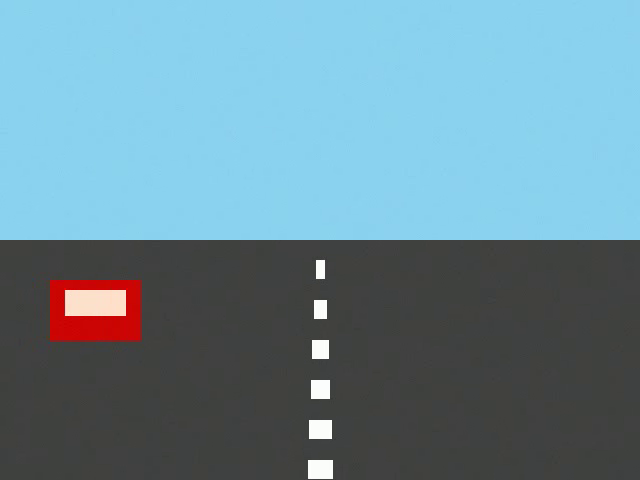
#> input picture frame 30 of Day4/input/sample_video.mp4, 640 x 480 px
$ python video_processor.py
#> lines starting #> are read from the running program, lines starting #| are printed output that depends on the picture
"""Task 4 - Video Stream Processing (RE-T1 Spectra / Rudra-Tactical)

Pipeline:
Video Input -> Frame Capture -> Frame Buffer -> OpenCV Processing ->
FPS + Latency Measurement -> Display/Save Output -> Performance Logs
"""
import argparse
import csv
import json
import os
import sys
import time
from collections import deque

import cv2

ROOT = os.path.dirname(os.path.dirname(os.path.abspath(__file__)))
W, H = 640, 480


def process_frame(frame, size=(W, H)):
    """Basic local OpenCV processing: resize early to keep FPS high."""
    return cv2.resize(frame, size, interpolation=cv2.INTER_AREA)


def run(source, output_path, log_dir, show=True, buffer_size=120, max_frames=None):
#> called with source = 'Day4/input/sample_video.mp4', output_path = 'Day4/output/processed_video.mp4', log_dir = 'Day4/output', show = True, buffer_size = 200
    cap = cv2.VideoCapture(source)
    if not cap.isOpened():
        raise RuntimeError(f"Could not open video source: {source}")

    os.makedirs(os.path.dirname(output_path) or ".", exist_ok=True)
    os.makedirs(log_dir, exist_ok=True)

    src_fps = cap.get(cv2.CAP_PROP_FPS) or 30
    writer = cv2.VideoWriter(output_path, cv2.VideoWriter_fourcc(*"mp4v"), src_fps, (W, H))
    if not writer.isOpened():
        raise RuntimeError(f"Could not open video writer: {output_path}")

    buffer = deque(maxlen=buffer_size)   # bounded frame buffer
    latencies = []
    rows = []
    drops = 0
    count = 0
    start = time.perf_counter()

    while True:
        ok, frame = cap.read()
#> frame is the input picture: shape (480, 640, 3); mean B, G, R 152.2, 138.7, 104.9
        if not ok:
            break
        t0 = time.perf_counter()

        if len(buffer) == buffer.maxlen:
            drops += 1                    # oldest frame is dropped by deque
        buffer.append(frame)

        frame = process_frame(frame)

        latency_ms = (time.perf_counter() - t0) * 1000
        latencies.append(latency_ms)
        count += 1
        elapsed = time.perf_counter() - start
        fps = count / elapsed if elapsed > 0 else 0.0
        rows.append((count, round(elapsed, 4), round(fps, 2), round(latency_ms, 3), len(buffer)))

        cv2.putText(frame, f"FPS: {fps:.1f}", (15, 30), cv2.FONT_HERSHEY_SIMPLEX, 0.8, (0, 255, 0), 2)
        cv2.putText(frame, f"Latency: {latency_ms:.1f} ms", (15, 60), cv2.FONT_HERSHEY_SIMPLEX, 0.7, (0, 255, 255), 2)
        cv2.putText(frame, f"Buffer: {len(buffer)}", (15, 90), cv2.FONT_HERSHEY_SIMPLEX, 0.7, (255, 255, 0), 2)
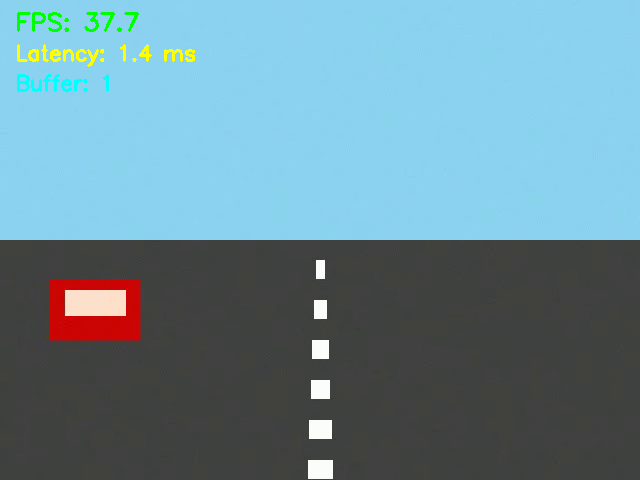
#> frame: shape (480, 640, 3); mean B, G, R 150.9, 139, 104.6

        writer.write(frame)

        if show:
            cv2.imshow("Video Stream Processing", frame)
            if cv2.waitKey(1) & 0xFF == ord("q"):
#> (key q is pressed here)
                break
        if max_frames and count >= max_frames:
            break

    total_time = time.perf_counter() - start
    cap.release()
    writer.release()
    if show:
        cv2.destroyAllWindows()

    report = {
        "total_frames": count,
        "elapsed_seconds": round(total_time, 3),
        "average_fps": round(count / total_time, 2) if total_time > 0 else 0,
        "avg_latency_ms": round(sum(latencies) / len(latencies), 3) if latencies else 0,
        "min_latency_ms": round(min(latencies), 3) if latencies else 0,
        "max_latency_ms": round(max(latencies), 3) if latencies else 0,
        "buffer_max_size": buffer_size,
        "buffer_final_size": len(buffer),
        "buffer_drops": drops,
        "output_video": output_path,
    }

    with open(os.path.join(log_dir, "performance_log.csv"), "w", newline="") as f:
        w = csv.writer(f)
        w.writerow(["frame", "elapsed_s", "fps", "latency_ms", "buffer_len"])
        w.writerows(rows)
    with open(os.path.join(log_dir, "performance_report.json"), "w") as f:
        json.dump(report, f, indent=2)

    _plot(rows, os.path.join(log_dir, "performance_graphs.png"))
    return report


def _plot(rows, path):
#> called with path = 'Day4/output/performance_graphs.png'
    try:
        import matplotlib
        matplotlib.use("Agg")
        import matplotlib.pyplot as plt
    except ImportError:
        return  # graphs are optional
    t = [r[1] for r in rows]
    fig, ax = plt.subplots(1, 2, figsize=(11, 3.5))
    ax[0].plot(t, [r[2] for r in rows], color="tab:blue")
    ax[0].set(title="FPS over time", xlabel="Time (s)", ylabel="FPS")
    ax[1].plot(t, [r[3] for r in rows], color="tab:orange")
    ax[1].set(title="Latency over time", xlabel="Time (s)", ylabel="Latency (ms)")
    fig.tight_layout()
    fig.savefig(path, dpi=120)
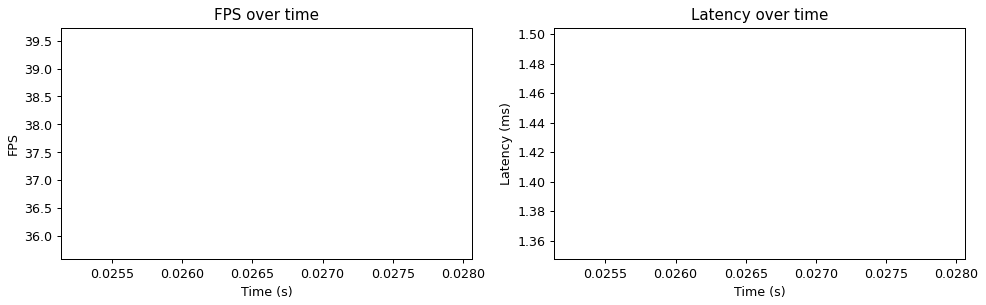
#> figure drawn by matplotlib, 2 panels
    plt.close(fig)


def main():
    ap = argparse.ArgumentParser(description="Video stream processing demo")
    ap.add_argument("--source", default=os.path.join(ROOT, "input", "sample_video.mp4"),
                    help="video file path, or 0 for webcam")
    ap.add_argument("--output", default=os.path.join(ROOT, "output", "processed_video.mp4"))
    ap.add_argument("--logs", default=os.path.join(ROOT, "output"))
    ap.add_argument("--no-display", action="store_true", help="run headless (no window)")
    ap.add_argument("--buffer", type=int, default=200)
    a = ap.parse_args()

    source = int(a.source) if str(a.source).isdigit() else a.source
    if isinstance(source, str) and not os.path.exists(source):
        print(f"Input not found: {source}\nGenerating synthetic sample video...")
        from generate_sample_video import generate
        generate(source)

    r = run(source, a.output, a.logs, show=not a.no_display, buffer_size=a.buffer)
    print("Processed frames:", r["total_frames"])
    print(f"Average FPS: {r['average_fps']}")
    print(f"Latency avg/min/max: {r['avg_latency_ms']} / {r['min_latency_ms']} / {r['max_latency_ms']} ms")
    print("Buffer drops:", r["buffer_drops"])
    print("Output:", r["output_video"])


if __name__ == "__main__":
    sys.path.insert(0, os.path.dirname(os.path.abspath(__file__)))
    main()

$ run again, starting later in the video
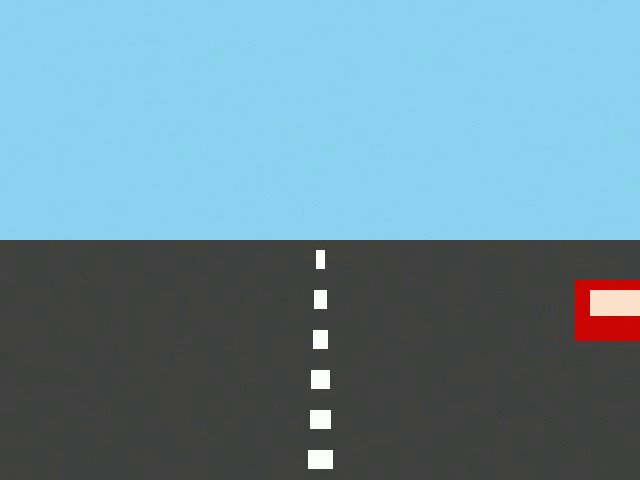
#> input picture frame 135 of Day4/input/sample_video.mp4, 640 x 480 px
#> in run, frame is the input picture: shape (480, 640, 3); mean B, G, R 152.3, 138.7, 104.1
#> in run, `cv2.putText(frame, f"Buffer: {len(buffer)}", (15, 90), cv2.FONT_HERSHE..`:
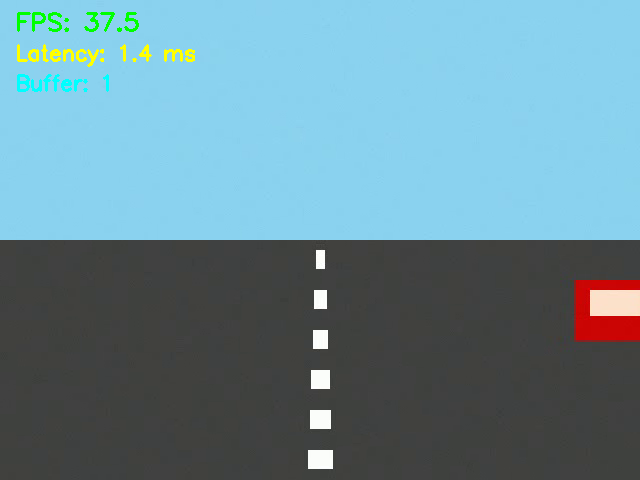
#> frame: shape (480, 640, 3); mean B, G, R 150.9, 139.1, 103.8
#> in _plot, `fig.savefig(path, dpi=120)`:
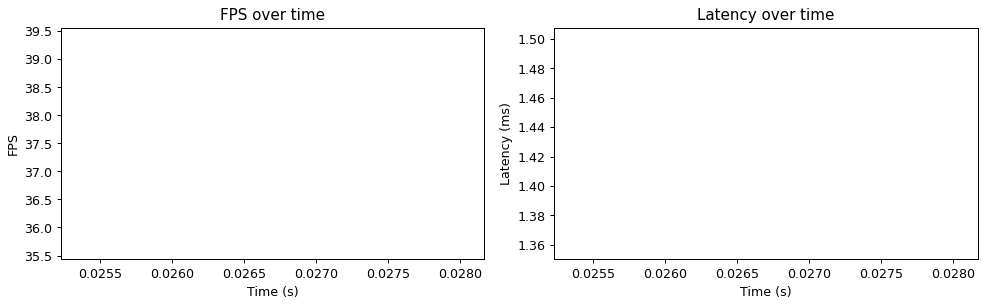
#> figure drawn by matplotlib, 2 panels

$ run again, starting later in the video
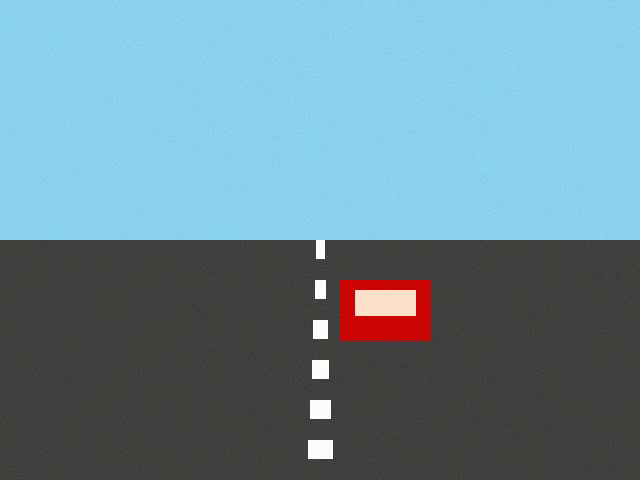
#> input picture frame 240 of Day4/input/sample_video.mp4, 640 x 480 px
#> in run, frame is the input picture: shape (480, 640, 3); mean B, G, R 152.1, 138.5, 104.8
#> in run, `cv2.putText(frame, f"Buffer: {len(buffer)}", (15, 90), cv2.FONT_HERSHE..`:
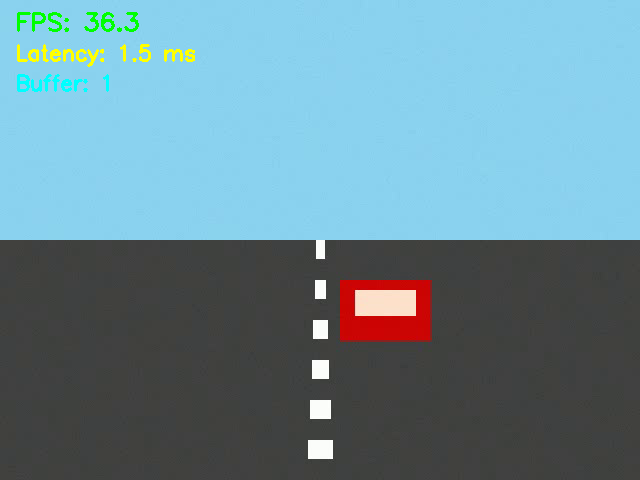
#> frame: shape (480, 640, 3); mean B, G, R 150.7, 138.9, 104.5
#> in _plot, `fig.savefig(path, dpi=120)`:
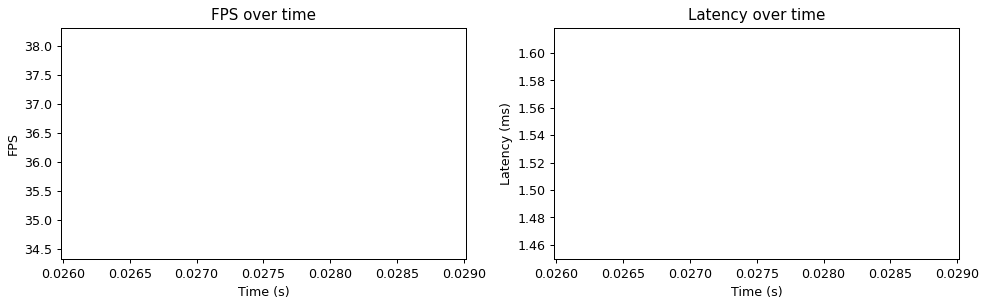
#> figure drawn by matplotlib, 2 panels
